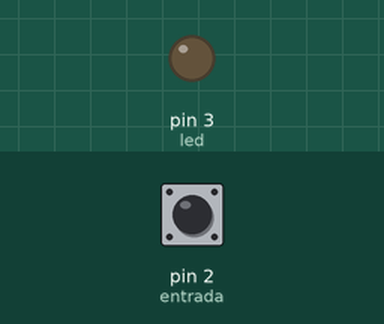
The sketch below on a simulated Arduino Uno, built with avr-gcc and run on an emulated ATmega328P. On the bench: output pins drawn as LEDs (lit = HIGH). The inputs (shaded band) are chosen by the test bench; at power-on: pin 2 (entrada) HIGH.

Above: at 1.2 s.
1.3 s: pin 2 (entrada) pulsed LOW 2 times (0.12 s each, 0.3 s apart)
At 1.95 s:
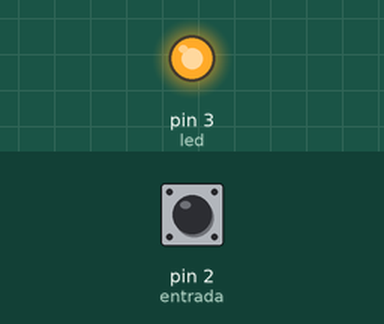
Timing chart, 0 to 4.3 s (numbered marks = the images above; inputs shaded):
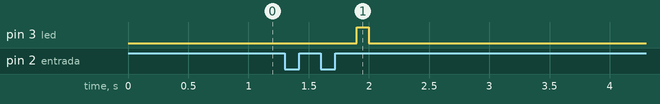

Measured:
- after the input at 1.3 s, pin 3 (led): LOW → HIGH after 0.60 s, → LOW 0.10 s later

The sketch:

sketch_apr26c.ino
```cpp
int entrada = 2;
int led = 3;
bool estado_entrada=true;
bool estado_ant_entrada=true;


void setup() {

pinMode(entrada,INPUT);
pinMode(led, OUTPUT);

}

void loop() {

estado_entrada=digitalRead(entrada);


// Aqui cuando  presionas el led enciende y apaga una sola vez
  if (estado_entrada != estado_ant_entrada)
    if(estado_entrada==false){
  delay(100);
  digitalWrite(led, LOW);
  delay(500);
  estado_ant_entrada=estado_entrada;
  }

 //cuando sueltas el pulsador el led prende y apaga una vez
if (estado_entrada != estado_ant_entrada)
 if(estado_entrada==true){
  digitalWrite(led, HIGH);
  delay(100);
  digitalWrite(led, LOW);
  delay(500);
  estado_ant_entrada=estado_entrada;
    }
}
```
